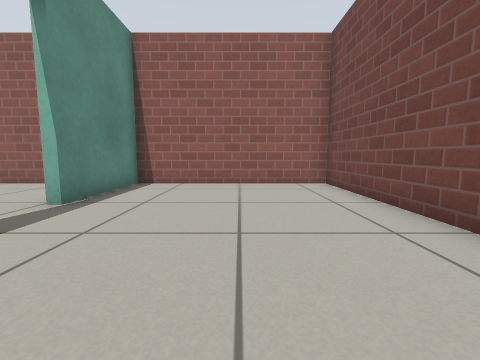
[1] (above)

17 first-person views from a walk through a robot-simulator world made for Gazebo. The camera is 0.5 m above the floor, tilts 6° down and sees 90° across. The floor is counted in squares, 0.5 m on a side. Each view is taken from the middle of a square. On the plan, view 1 faces up. The plan holds only what a view shows up to about 10 squares ahead; the rest is blank. Robots are left out. Gazebo's built-in surfaces are drawn with simple patterns.

[2]
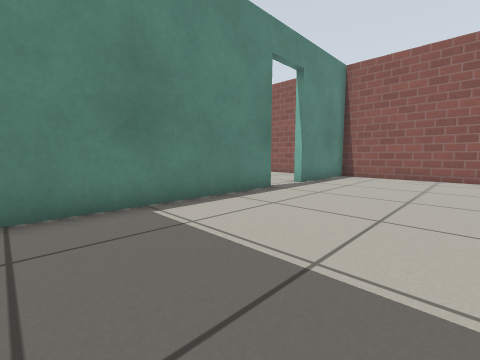

[3]
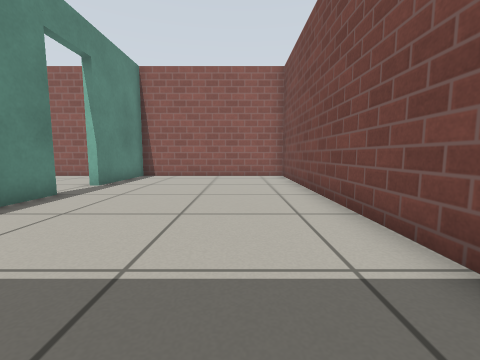

[4]
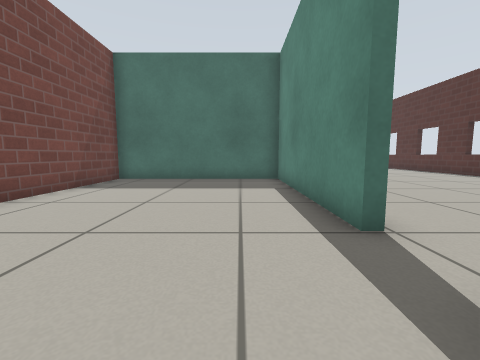

[5]
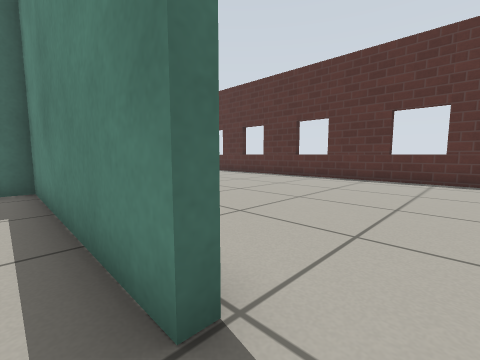

[6]
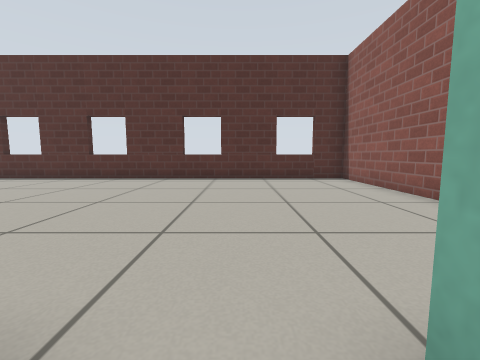

[7]
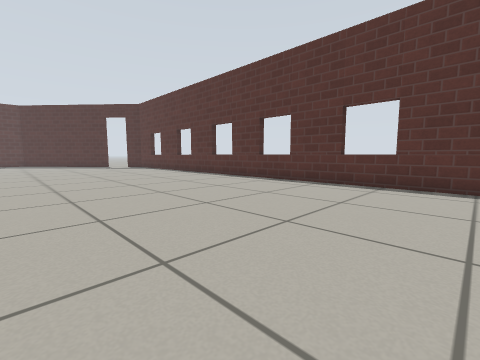

[8]
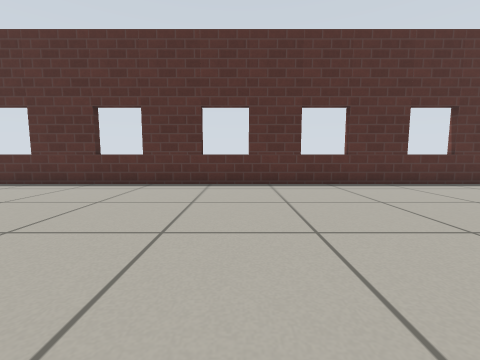

[9]
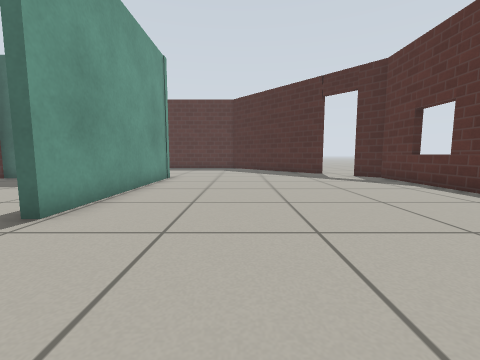

[10]
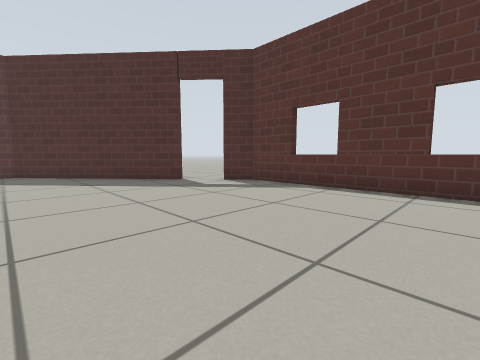

[11]
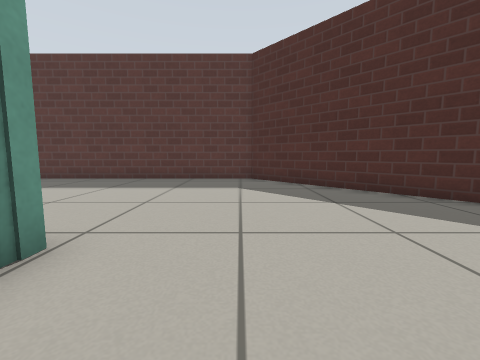

[12]
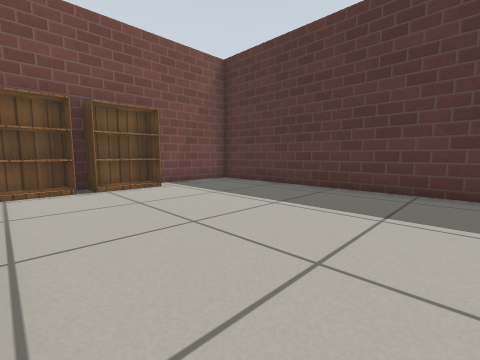

[13]
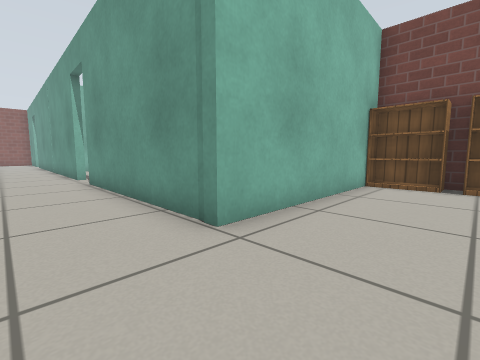

[14]
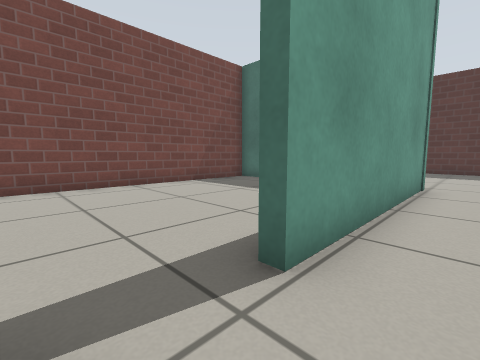

[15]
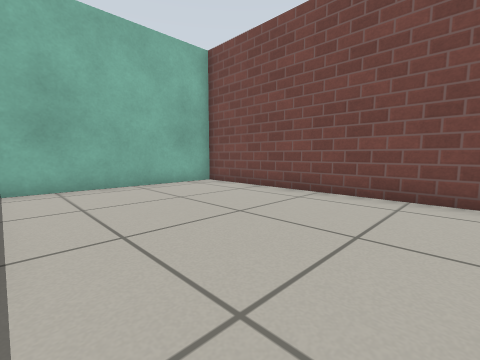

[16]
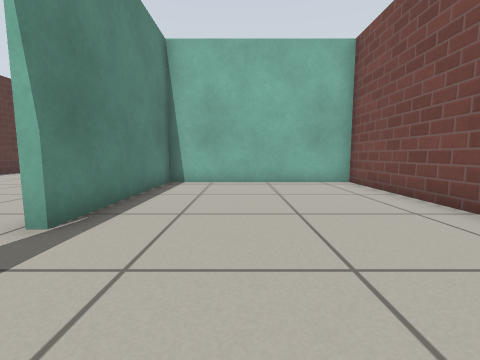

[17]
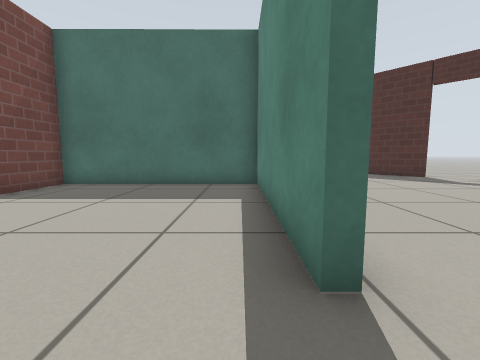

### Floor plan
Points are (right, up) in squares from view 1. A wall is a line through its corners. A room is listed if a view was taken in it or the views show most of it. See-through windows are left out.
Room 1 (views 1, 2, 3, 4, 5, 6)
walls: (-3.6, 2.9) (-3.6, -3.9) (3, -3.9) (3, 8.4) (-3.6, 8.4) (-3.6, 4.7)
ways out: open door at (-4, 3.5) to room 2
Room 2 (views 7, 8, 9, 10, 11, 12, 13, 14)
walls: (-3.9, -9.9) (-3.9, -8.5); (-11.3, -20.6) (-6.5, -26) (2.6, -26); (-6.8, 8.4) (-13.2, 8.4) (-13.2, -18.4) (-12.3, -19.4); (3, -25.6) (3, -18.5) (-3.9, -18.5) (-3.9, -11.7)
ways out: open door at (-4, 3.5) to room 1; open door at (-4, -10.5) to room 3; open door at (-12, -20)
objects: bookshelf (2, -23) to (3, -21); bookshelf (2, -20) to (3, -19)
Room 3 (views 15, 16, 17)
walls: (-3.6, -11.7) (-3.6, -18.2) (3, -18.1) (3, -4.2) (-3.6, -4.2) (-3.6, -9.9)
ways out: open door at (-4, -10.5) to room 2

Positions as (right, up) in squares from view 1, and headings:
1: (0, 0), facing up
2: (1, -3), facing up-left
3: (1, -3), facing up
4: (-2, 6), facing down
5: (-3, 4), facing down-left
6: (-3, 4), facing left
7: (-5, 1), facing down-left
8: (-5, -8), facing left
9: (-7, -8), facing down
10: (-6, -12), facing down-left
11: (-6, -16), facing down
12: (-5, -19), facing down-right
13: (-6, -21), facing up-right
14: (-5, -10), facing down-right
15: (-3, -12), facing up-right
16: (-1, -13), facing up
17: (-3, -10), facing down
